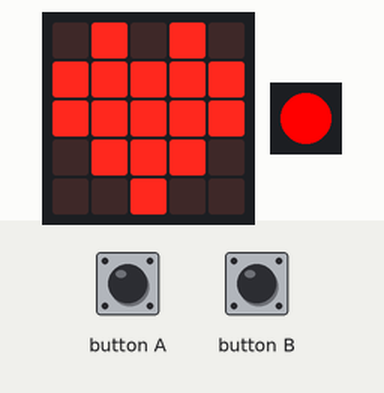
This program was run on a simulated Calliope mini (MakeCode). Parts: the board's 5×5 LED display, 1 RGB LEDs in strip order, left to right. The test bench sets the inputs (shaded band).

Above: at 0.51 s.
2.3 s: button A pressed for 0.15 s
At 2.6 s:
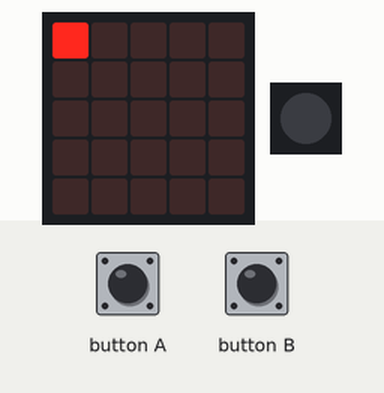
3.0 s: button B pressed for 0.15 s
At 3.5 s:
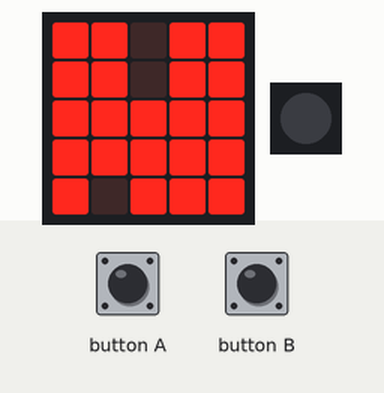
3.7 s: button A pressed for 0.15 s
At 4.12 s:
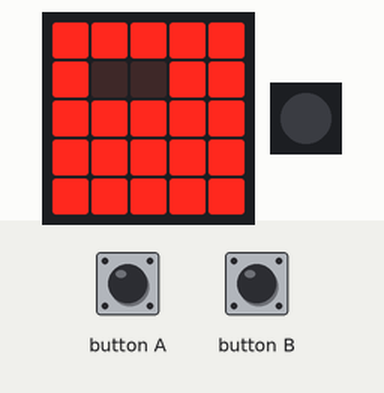
4.4 s: button B pressed for 0.15 s
At 5.03 s:
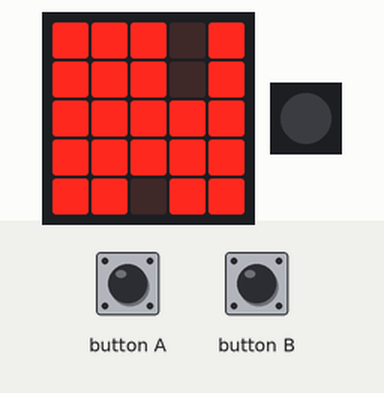
5.1 s: button A pressed for 0.15 s
At 5.65 s:
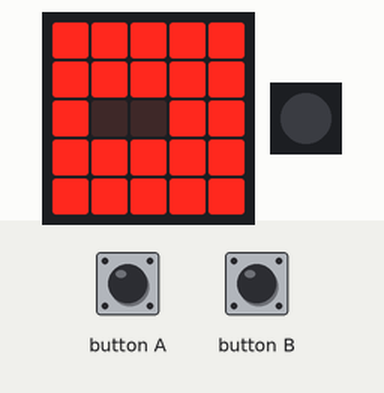
5.8 s: button B pressed for 0.15 s
At 6.56 s:
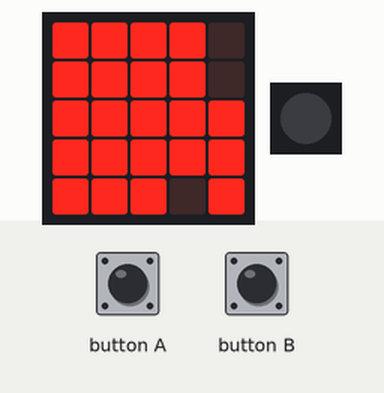
Timing chart, 0 to 7.5 s (numbered marks = the images above; inputs shaded):
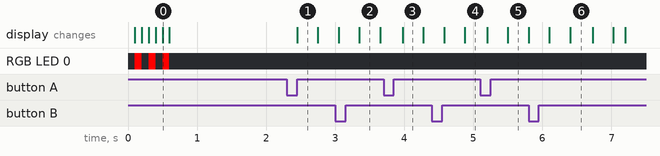

Measured:
- after the input at 2.3 s, the display: changes after 0.15 s (image 1)
- after the input at 3.0 s, the display: first differs from a run without the input after 0.35 s (image 2)
- after the input at 3.7 s, the display: changes after 0.28 s (image 3)
- after the input at 4.4 s, the display: first changes after 0.18 s (image 4 shows a later state)
- after the input at 5.1 s, the display: first differs from a run without the input after 0.40 s (image 5)
- after the input at 5.8 s, the display: first differs from a run without the input after 0.30 s (image 6 shows a later state)

The program:

main.ts
```typescript
input.onButtonEvent(Button.A, input.buttonEventClick(), function () {
    for (let y = 0; y <= 4; y++) {
        for (let x = 0; x <= 4; x++) {
            led.plot(x, y)
            basic.pause(25)
        }
    }
    for (let x = 0; x <= 4; x++) {
        for (let y = 0; y <= 4; y++) {
            led.unplot(x, y)
            basic.pause(25)
        }
    }
})
input.onButtonEvent(Button.B, input.buttonEventClick(), function () {
    for (let y = 0; y <= 4; y++) {
        for (let x = 0; x <= 4; x++) {
            led.plot(y, x)
            basic.pause(25)
        }
    }
    for (let x = 0; x <= 4; x++) {
        for (let y = 0; y <= 4; y++) {
            led.unplot(y, x)
            basic.pause(25)
        }
    }
})
for (let index = 0; index < 3; index++) {
    basic.showIcon(IconNames.SmallHeart, 100)
    basic.setLedColor(0xff0000)
    basic.showIcon(IconNames.Heart, 100)
    basic.turnRgbLedOff()
}
basic.showLeds(`
    . . . . .
    . . . . .
    . . . . .
    . . . . .
    . . . . .
    `)
```

test.ts
```typescript
// Hier kann man Tests durchführen; diese Datei wird nicht kompiliert, wenn dieses Paket als Erweiterung verwendet wird.
```
